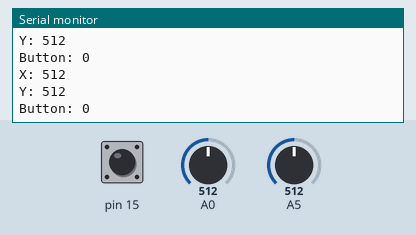
A sketch run on a simulated Arduino Uno, built with avr-gcc and run on an emulated ATmega328P. On the bench: the last lines printed to the serial monitor. Inputs (shaded band) come from the test bench; at power-on: A0 = 512, A5 = 512, pin 15 HIGH.

Above: at 1.2 s.
1.3 s: A0 set to 716
At 1.39 s:
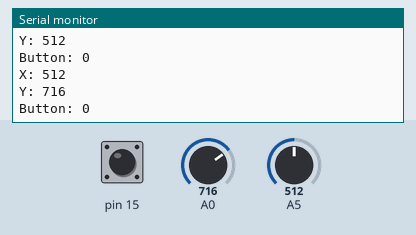
2.8 s: A5 set to 716
At 2.91 s:
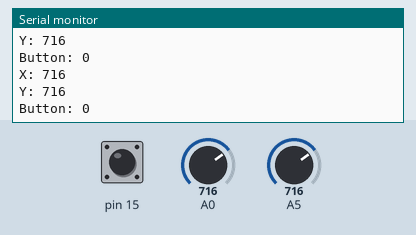
4.3 s: A0 set to 0
At 4.42 s:
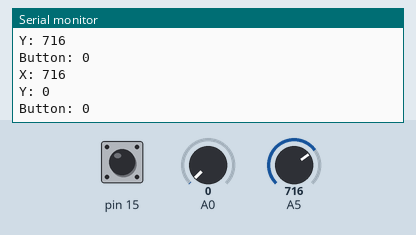
7.3 s: pin 15 pulled LOW for 0.15 s
At 7.44 s:
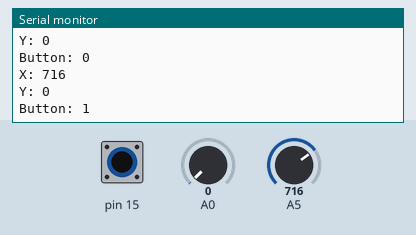
8.9 s: A5 set to 900
At 9.05 s:
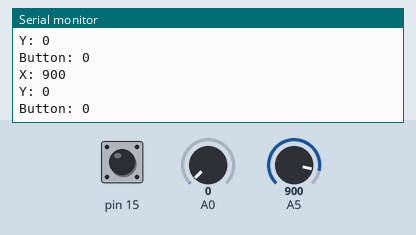
Timing chart, 0 to 11.4 s (numbered marks = the images above; inputs shaded):
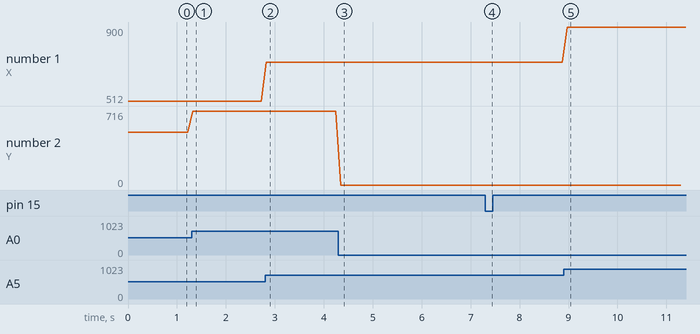

The sketch:

03_analog_joy.ino
```cpp
void setup() {
  // put your setup code here, to run once:
  pinMode(13, INPUT);
  pinMode(14, INPUT);
  pinMode(15, INPUT_PULLUP);

  Serial.begin(9600);
}

void loop() {
  // put your main code here, to run repeatedly:
  int valueX = analogRead(13);
  int valueY = analogRead(14);
  bool button = !digitalRead(15);
  Serial.println("X: " + String(valueX));
  Serial.println("Y: " + String(valueY));
  Serial.println("Button: " + String(button));
  delay(100);
}
```

Measured:
- after the input at 1.3 s, the serial monitor: prints a new line at once (image 1)
- after the input at 2.8 s, the serial monitor: prints a new line at once (image 2)
- after the input at 4.3 s, the serial monitor: prints a new line at once (image 3)
- after the input at 7.3 s, the serial monitor: prints a new line after 0.07 s (image 4)
- after the input at 8.9 s, the serial monitor: prints a new line after 0.07 s (image 5)
- plotted number 1: 716 → 900 after the input at 8.9 s
- plotted number 2: 512 → 716 after the input at 1.3 s
